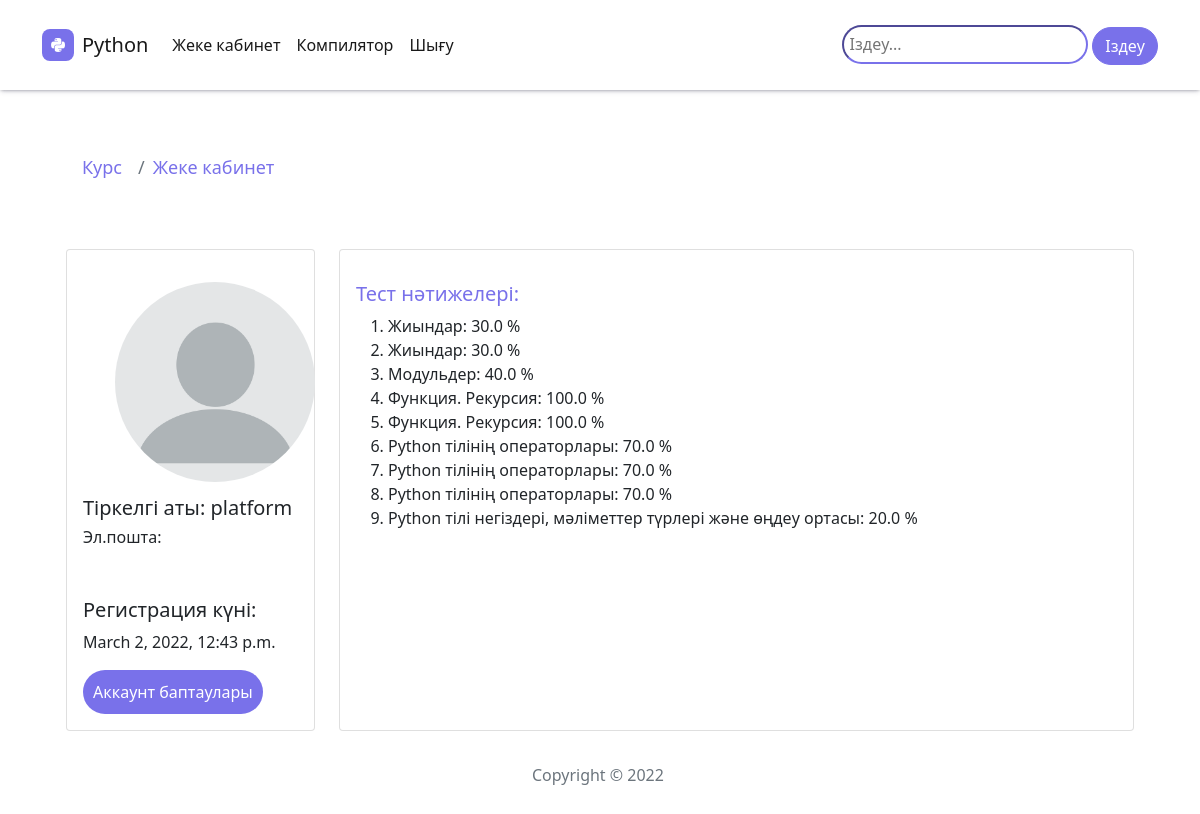
The app's page /profile/ (signed in), older data.
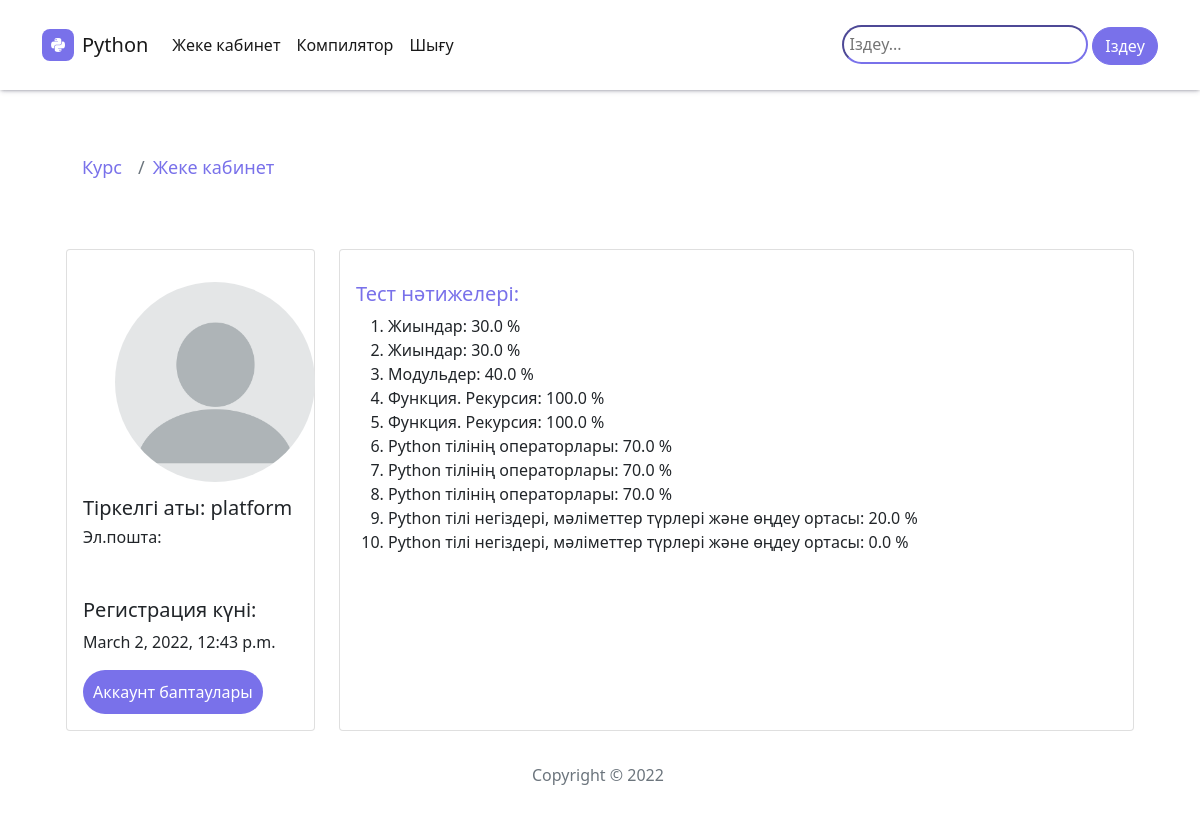
The same page, newer data.
### universystem/models.py (models this page shows, shortened)
class Profile(models.Model):
    photo = models.ImageField(default='images/profile/pfp.png', upload_to='images/profile', null=True)
    user = models.OneToOneField(User, on_delete=models.CASCADE, null=True ,blank=True)
    auth_token = models.CharField(max_length=100)
    is_verified = models.BooleanField(default=False)
    created_at = models.DateTimeField(auto_now_add=True)
    class Meta:
        verbose_name = 'Профили'
        verbose_name_plural = 'Профили'

class Result(models.Model):
    quiz = models.ForeignKey(Quiz, on_delete=models.CASCADE)
    user = models.ForeignKey(User, on_delete=models.CASCADE)
    score = models.FloatField()
    class Meta:
        verbose_name = 'Результаты'
        verbose_name_plural = 'Результаты'

class Quiz(models.Model):
    name = models.CharField(max_length=120)
    topic = models.CharField(max_length=120)
    numbers_of_questions = models.IntegerField()
    time = models.IntegerField(help_text="vremya testa")
    required_score_to_pass = models.IntegerField(help_text="required score to pass")
    class Meta:
        verbose_name = 'Тесты'
        verbose_name_plural = 'Тесты'

### universystem/views.py (the view)
# urls.py: path('profile/',views.view_profile, name='profile'),
def view_profile(request):
    result = Result.objects.filter(user=request.user)
    context = {
        'user': request.user,
        'result': result
    }
    return render(request, 'ProfileView.html', context)

### universystem/templates/ProfileView.html (shortened to what this page needs)
{% extends 'base.html' %}
{% load static %}
{% block content %}
 {% if user.is_authenticated %}
 <div class="container">
    <ol class="breadcrumb" style="background-color: white; font-size: 18px; margin-top: 4rem;">
        <li class="breadcrumb-item active" aria-current="page"><a href="{% url 'universystem:topics' %}" >Курс</a></li>
       <li class="breadcrumb-item"><a href="{% url 'universystem:profile' %}" >Жеке кабинет</a></li>
   </ol>
<div class="container py-4 py-xl-5" id="section-1"><div class="container">
    <div class="row gutters">
    <div class="col-xl-3 col-lg-3 col-md-12 col-sm-12 col-12">
    <div class="card h-100">
        <div class="card-body">
            <div class="account-settings">
                <div class="user-profile" style="width: 300px;
                height: 300px;">
                    <div class="user-avatar">
                        <img src="{{user.profile.photo.url}}" alt="profilephoto" >
                    </div>
                    <h5 class="user-name" style="padding-top: 30px;">Тіркелгі аты: {{ user.username }}</h5>
                    <h6 class="user-email">Эл.пошта: {{ user.email }}</h6>
                </div>
                <div class="about" >
                    <h5>Регистрация күні:</h5>
                    <p>{{user.date_joined}}</p>
                </div>
                <a href="{% url 'universystem:edit_profile' %}" class="btn btn-primary" style="border-radius: 50px;  border: none; padding: 10px;">Аккаунт баптаулары</a>
            </div>
        </div>
    </div>
    </div>
    <div class="col-xl-9 col-lg-9 col-md-12 col-sm-12 col-12">
    <div class="card h-100">
        <div class="card-body">
            <div class="row gutters">
                <div class="col-xl-12 col-lg-12 col-md-12 col-sm-12 col-12">
                    <h5 class="mt-3 mb-2" style="color: #7971ea;">Тест нәтижелері:</h5>
                   <ol> {% for r in result %}
                        <li>{{r.quiz.name }}: {{r.score}} %</li>
                    {% endfor %}</ol>
                </div>
            </div>
            <div class="row gutters">
                <div class="col-xl-12 col-lg-12 col-md-12 col-sm-12 col-12">
                </div>
            </div>
        </div>
    </div>
</div>
 {% else %}
  <p>login to view</p>
  {% endif %}
{% endblock %}

### universystem/templates/base.html (shortened to what this page needs)
{% load static %}
<!DOCTYPE html>
<html lang="en">
<head>
    <link rel="stylesheet" href="https://maxcdn.bootstrapcdn.com/bootstrap/4.0.0/css/bootstrap.min.css">
    <link rel="stylesheet" href="{% static 'assets/bootstrap/css/bootstrap.min.css' %}">
    <link rel="stylesheet" href="{% static 'assets/fonts/fontawesome-all.min.css' %}">
    <link rel="stylesheet" href="{% static 'assets/css/Articles-Cards.css' %}">
    <link rel="stylesheet" href="{% static 'assets/css/Navbar-Centered-Links.css' %}">
    <link rel="stylesheet" href="{% static 'assets/css/Articles-Cards.css' %}">
    <link rel="stylesheet" href="{% static 'assets/css/styles.css' %}">
</head>
<body>
    <nav class="navbar navbar-light navbar-expand-md py-3" style="height: 90px;">
        <div class="container"><a class="navbar-brand d-flex align-items-center" href="{% url 'universystem:topics' %}"><span class="bs-icon-sm bs-icon-rounded bs-icon-primary d-flex justify-content-center align-items-center me-2 bs-icon"><i class="fab fa-python"></i></span><span>Python</span></a>
            <div class="collapse navbar-collapse" id="navcol-1">
                <ul class="navbar-nav me-auto">
                    <li class="nav-item"><a class="nav-link active" href="{% url 'universystem:profile' %}">Жеке кабинет</a></li>
                    <li class="nav-item"><a class="nav-link active" href="{% url 'universystem:runcode' %}">Компилятор</a></li>
                    <li class="nav-item"><a class="nav-link active" href="{% url 'universystem:logout' %}">Шығу</a></li>
                </ul>
                <form action="{% url 'universystem:search'%}" method="post">
                    <input type="search" placeholder="Іздеу..." aria-label="Search" name="searched" style="border-radius: 50px; padding: 5.5px; border-color: #7971ea;">
                    <button class="btn btn-primary" id="search" type="submit">Іздеу</button>
                </form>
            </div>
        </div>
    </nav>
{% block content %}
{% endblock %}
<footer class="text-center py-4">
    <div class="container">
        <div class="row row-cols-1 row-cols-lg-3">
            <div class="col">
            </div>
            <div class="col">
                <p class="text-muted my-2">Copyright&nbsp;© 2022&nbsp;</p>
            </div>
        </div>
    </div>
</footer>
</body>
</html>

### static/assets/css/Navbar-Centered-Links.css (style rules this page uses)
.bs-icon { --bs-icon-size: .75rem; display: flex; flex-shrink: 0; justify-content: center; align-items: center; font-size: var(--bs-icon-size); width: calc(var(--bs-icon-size) * 2); height: calc(var(--bs-icon-size) * 2); color: var(--bs-primary); }
.bs-icon-sm { --bs-icon-size: 1rem; }
.bs-icon.bs-icon-primary { color: var(--bs-white); background: var(--bs-primary); }
.bs-icon.bs-icon-rounded { border-radius: .5rem; }

### static/assets/css/styles.css (style rules this page uses)
.bs-icon-sm.bs-icon-rounded.bs-icon-primary.bs-icon { background-color: #7971ea; }
#search { background-color: #7971ea; border-radius: 50px; border-color: #7971ea; }
.breadcrumb { margin: 20px 40px; }
.navbar { box-shadow: rgba(50, 50, 93, 0.25) 0px 2px 5px -1px, rgba(0, 0, 0, 0.3) 0px 1px 3px -1px; }

### universystem/templates/base.html (style rules this page uses)
body { overflow-x: hidden; }

### universystem/templates/ProfileView.html (style rules this page uses)
a:link { color: #7971ea; text-decoration: none; }
.btn.btn-primary { color: white; background-color: #7971ea; }
.user-avatar { margin-top: 1rem; border-radius: 50%; width: 200px; height: 120px; margin-left: 2rem; }
img { border-radius: 50%; width: 100%; height: auto; }
.user-name { margin-top: 4rem; }
.about { margin-top: 1rem; }

Row changes from the older to the newer data that the page shows:
added Result: quiz.name "Python тілі негіздері, мәліметтер түрлері және өңдеу ортасы", score "0.0"
